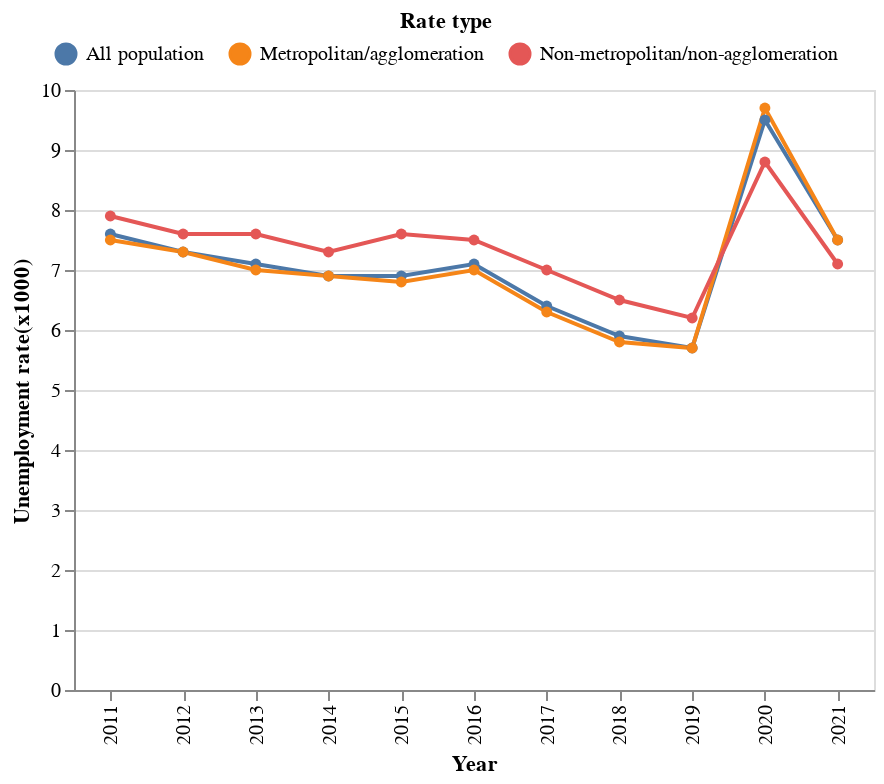

Here is the notebook cell this chart was saved with:
### Code cell
alt.Chart(unemploy_df).mark_line(
    point=alt.OverlayMarkDef(color="blue")
).encode(
    x='Year',
    y='Unemployment rate(x1000)',
    color = alt.Color('Rate type', legend=alt.Legend(
        orient='none',
        legendX=-10, legendY=-40,
        direction='horizontal',
        titleAnchor='middle',titleLimit=1000)),
    tooltip=['Unemployment rate(x1000)','Rate type']
).properties(width=400, height=300).configure_legend(labelLimit= 0)

### Figure 1 — Vega-Lite specification as saved in the notebook (floating-point values rounded to 4 significant figures)
{"config": {"view": {"continuousWidth": 400, "continuousHeight": 300}, "legend": {"labelLimit": 0}}, "data": {"name": "data-8b09a4adfd389cccf2970e32399f375c"}, "mark": {"type": "line", "point": {"color": "blue"}}, "encoding": {"color": {"field": "Rate type", "legend": {"direction": "horizontal", "legendX": -10, "legendY": -40, "orient": "none", "titleAnchor": "middle", "titleLimit": 1000}, "type": "nominal"}, "tooltip": [{"field": "Unemployment rate(x1000)", "type": "quantitative"}, {"field": "Rate type", "type": "nominal"}], "x": {"field": "Year", "type": "nominal"}, "y": {"field": "Unemployment rate(x1000)", "type": "quantitative"}}, "height": 300, "width": 400, "$schema": "https://vega.github.io/schema/vega-lite/v4.17.0.json", "datasets": {"data-8b09a4adfd389cccf2970e32399f375c": [{"Year": "2011", "Unemployment rate(x1000)": 7.6, "Rate type": "All population"}, {"Year": "2012", "Unemployment rate(x1000)": 7.3, "Rate type": "All population"}, {"Year": "2013", "Unemployment rate(x1000)": 7.1, "Rate type": "All population"}, {"Year": "2014", "Unemployment rate(x1000)": 6.9, "Rate type": "All population"}, {"Year": "2015", "Unemployment rate(x1000)": 6.9, "Rate type": "All population"}, {"Year": "2016", "Unemployment rate(x1000)": 7.1, "Rate type": "All population"}, {"Year": "2017", "Unemployment rate(x1000)": 6.4, "Rate type": "All population"}, {"Year": "2018", "Unemployment rate(x1000)": 5.9, "Rate type": "All population"}, {"Year": "2019", "Unemployment rate(x1000)": 5.7, "Rate type": "All population"}, {"Year": "2020", "Unemployment rate(x1000)": 9.5, "Rate type": "All population"}, {"Year": "2021", "Unemployment rate(x1000)": 7.5, "Rate type": "All population"}, {"Year": "2011", "Unemployment rate(x1000)": 7.5, "Rate type": "Metropolitan/agglomeration"}, {"Year": "2012", "Unemployment rate(x1000)": 7.3, "Rate type": "Metropolitan/agglomeration"}, {"Year": "2013", "Unemployment rate(x1000)": 7.0, "Rate type": "Metropolitan/agglomeration"}, {"Year": "2014", "Unemployment rate(x1000)": 6.9, "Rate type": "Metropolitan/agglomeration"}, {"Year": "2015", "Unemployment rate(x1000)": 6.8, "Rate type": "Metropolitan/agglomeration"}, {"Year": "2016", "Unemployment rate(x1000)": 7.0, "Rate type": "Metropolitan/agglomeration"}, {"Year": "2017", "Unemployment rate(x1000)": 6.3, "Rate type": "Metropolitan/agglomeration"}, {"Year": "2018", "Unemployment rate(x1000)": 5.8, "Rate type": "Metropolitan/agglomeration"}, {"Year": "2019", "Unemployment rate(x1000)": 5.7, "Rate type": "Metropolitan/agglomeration"}, {"Year": "2020", "Unemployment rate(x1000)": 9.7, "Rate type": "Metropolitan/agglomeration"}, {"Year": "2021", "Unemployment rate(x1000)": 7.5, "Rate type": "Metropolitan/agglomeration"}, {"Year": "2011", "Unemployment rate(x1000)": 7.9, "Rate type": "Non-metropolitan/non-agglomeration"}, {"Year": "2012", "Unemployment rate(x1000)": 7.6, "Rate type": "Non-metropolitan/non-agglomeration"}, {"Year": "2013", "Unemployment rate(x1000)": 7.6, "Rate type": "Non-metropolitan/non-agglomeration"}, {"Year": "2014", "Unemployment rate(x1000)": 7.3, "Rate type": "Non-metropolitan/non-agglomeration"}, {"Year": "2015", "Unemployment rate(x1000)": 7.6, "Rate type": "Non-metropolitan/non-agglomeration"}, {"Year": "2016", "Unemployment rate(x1000)": 7.5, "Rate type": "Non-metropolitan/non-agglomeration"}, {"Year": "2017", "Unemployment rate(x1000)": 7.0, "Rate type": "Non-metropolitan/non-agglomeration"}, {"Year": "2018", "Unemployment rate(x1000)": 6.5, "Rate type": "Non-metropolitan/non-agglomeration"}, {"Year": "2019", "Unemployment rate(x1000)": 6.2, "Rate type": "Non-metropolitan/non-agglomeration"}, {"Year": "2020", "Unemployment rate(x1000)": 8.8, "Rate type": "Non-metropolitan/non-agglomeration"}, {"Year": "2021", "Unemployment rate(x1000)": 7.1, "Rate type": "Non-metropolitan/non-agglomeration"}]}}
